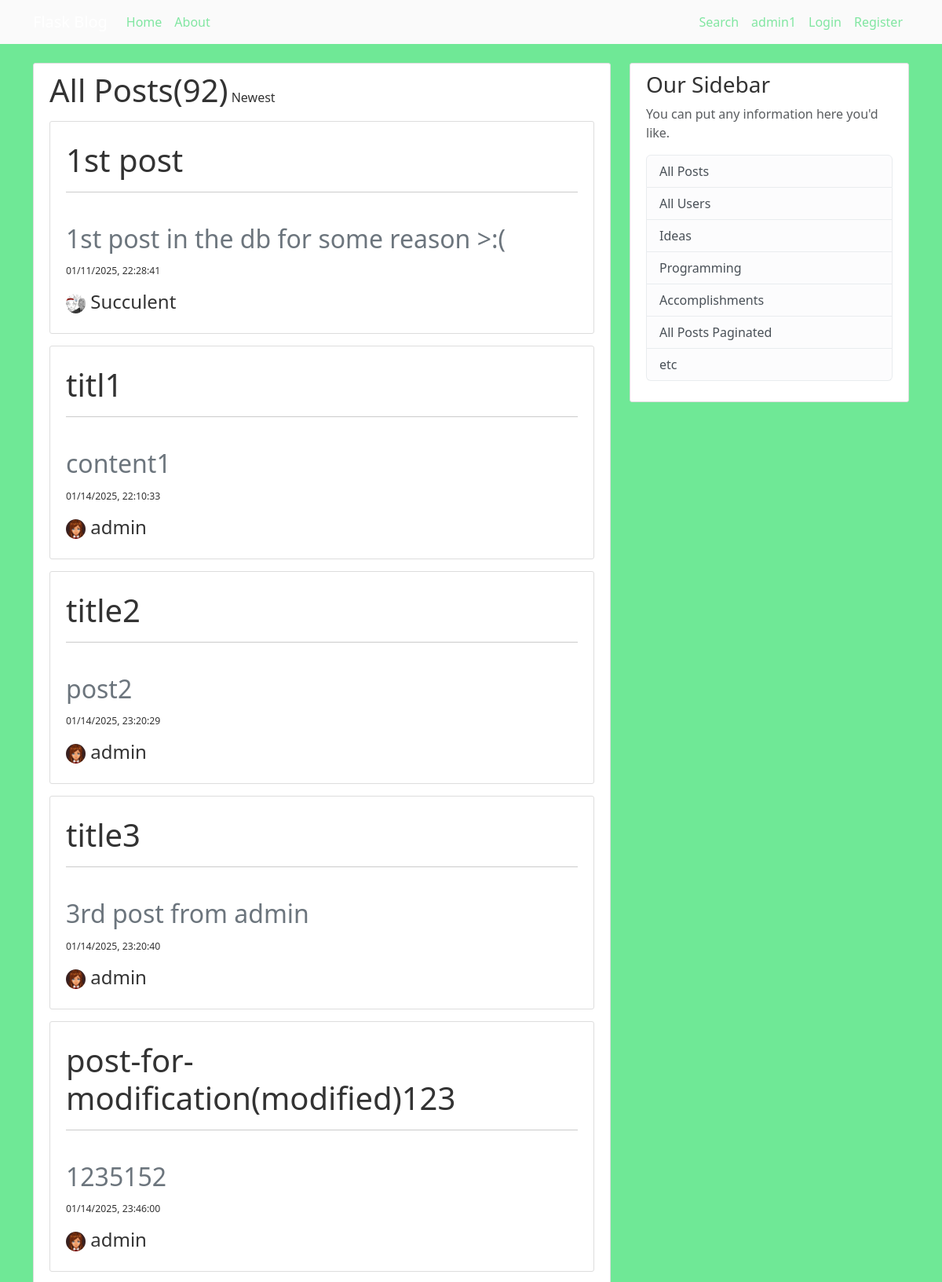
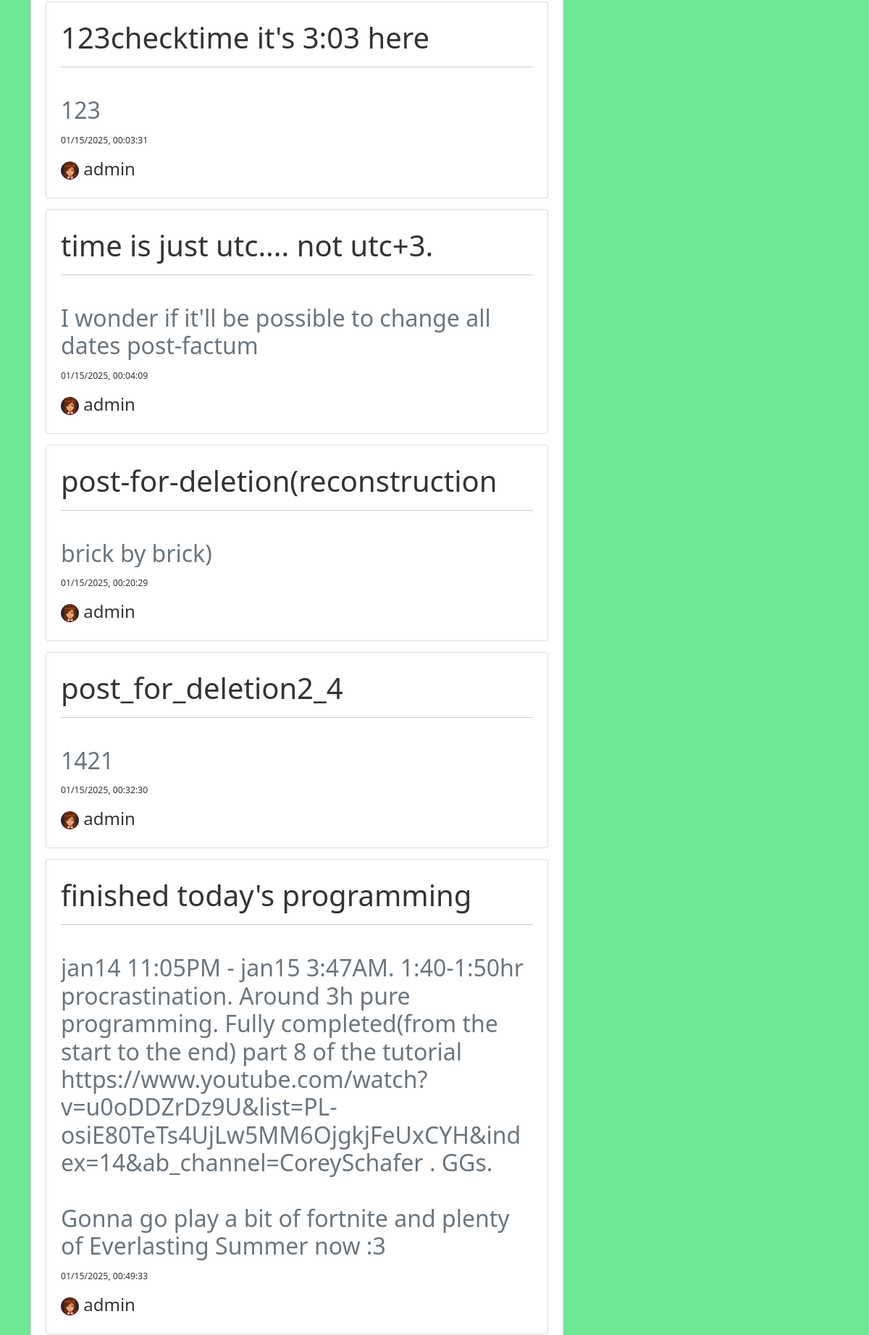
/all-posts/asc (upper part), run on the app's committed database (2 pictures, top to bottom).
### bungee_gum/models.py (models this page shows, shortened)
class Post(db.Model):
    id = db.Column(db.Integer, primary_key=True)
    title = db.Column(db.String(100), nullable=False)
    date_posted = db.Column(db.DateTime, nullable=False, default=lambda: datetime.now(timezone.utc))
    content = db.Column(db.Text, nullable=False)
    user_id = db.Column(db.Integer, db.ForeignKey("user.id"), nullable=False)

class User(db.Model, UserMixin):
    id = db.Column(db.Integer, primary_key=True)
    username = db.Column(db.String(20), unique=True, nullable=False)
    email = db.Column(db.String(120), unique=True, nullable=False)
    image_file = db.Column(db.String(20), nullable=False, default="default.jpg")
    password = db.Column(db.String(60), nullable=False)
    posts = db.relationship("Post", backref="author", lazy="subquery")

### bungee_gum/posts/routes.py (the view)
@posts.route("/all-posts/asc")
def all_posts_asc():
    posts = Post.query.order_by("date_posted").all()
    posts_num = Post.query.count()
    return render_template("all-posts-asc.html", title="Posts", posts=posts, posts_num=posts_num)

### bungee_gum/templates/all-posts-asc.html
{% extends "base.html" %}
{% block body %}
<div class="content-section">
    <span class="h1">All Posts({{ posts_num }})</span>
    <a href="{{ url_for('posts.all_posts') }}" class="text-decoration-none h6">Newest</a>
    {% for post in posts %}
        <div class="content-section">
            <div class="media">
                    <a href="{{ url_for('posts.post_view', id=post.id) }}" class="text-decoration-none h1"><h1 class="account-heading"></h1>{{ post.title }}</a>
                <hr> <br>
                    <pre class="h2 text-secondary">{{ post.content }}</pre>
                    <a href="{{ url_for('posts.post_view', id=post.id) }}" class="text-decoration-none small h4">
                        <small class="mute">{{ post.date_posted.strftime('%m/%d/%Y, %H:%M:%S') }}</small></a>
            </div>
            <div>
                <a href="{{ url_for('users.specific_user', id=post.author.id) }}" class="text-decoration-none h4">
                    <img class="rounded-circle account-img-smol" src="{{ url_for('static', filename='profile-pics/' + post.author.image_file)}}">
                    {{ post.author.username }}</a>
            </div>
        </div>
    {% endfor %}
</div>
{% endblock body %}

### bungee_gum/static/style.css (style rules this page uses)
body { background: #6fe896; color: #333333; margin-top: 5rem; }
.content-section { background: #ffffff; padding: 10px 20px; border: 1px solid #dddddd; border-radius: 3px; margin-bottom: 20px; }
.content-section div { margin: 15px 0; }
.account-img-smol { width: 25px; height: 25px; }
pre { font-family: "Segoe UI", Arial, sans-serif; white-space:pre-wrap; word-wrap:break-word; overflow: hidden; }

### data on the page
Post: title "1st post", content "1st post in the db for some reason >:(", date_posted "01/11/2025, 22:28:41", image_file (picture), author.username "Succulent"
Post: title "titl1", content "content1", date_posted "01/14/2025, 22:10:33", image_file (placeholder picture), author.username "admin"
Post: title "title2", content "post2", date_posted "01/14/2025, 23:20:29", image_file (placeholder picture), author.username "admin"
Post: title "title3", content "3rd post from admin", date_posted "01/14/2025, 23:20:40", image_file (placeholder picture), author.username "admin"
Post: title "post-for-modification(modified)123", content "1235152", date_posted "01/14/2025, 23:46:00", image_file (placeholder picture), author.username "admin"
Post: title "123checktime it's 3:03 here", content "123", date_posted "01/15/2025, 00:03:31", image_file (placeholder picture), author.username "admin"
Post: title "time is just utc.... not utc+3.", content "I wonder if it'll be possible to change all dates post-factum", date_posted "01/15/2025, 00:04:09", image_file (placeholder picture), author.username "admin"
Post: title "post-for-deletion(reconstruction", content "brick by brick)", date_posted "01/15/2025, 00:20:29", image_file (placeholder picture), author.username "admin"
Post: title "post_for_deletion2_4", content "1421", date_posted "01/15/2025, 00:32:30", image_file (placeholder picture), author.username "admin"
Post: title "finished today's programming", content "jan14 11:05PM - jan15 3:47AM. 1:40-1:50hr procrastination. Around 3h pure programming. Fully completed(from the start to the end) part 8 of the tutorial https://www.youtube.com/watch?v=u0oDDZrDz9U&list=PL-osiE80TeTs4UjLw5MM6OjgkjFeUxCYH&index=14&ab_channel=CoreySchafer . GGs. Gonna go play a bit of fortnite and plenty of Everlasting Summer now :3", date_posted "01/15/2025, 00:49:33", image_file (placeholder picture), author.username "admin"

### other printed values
{{ posts_num }} "92"
